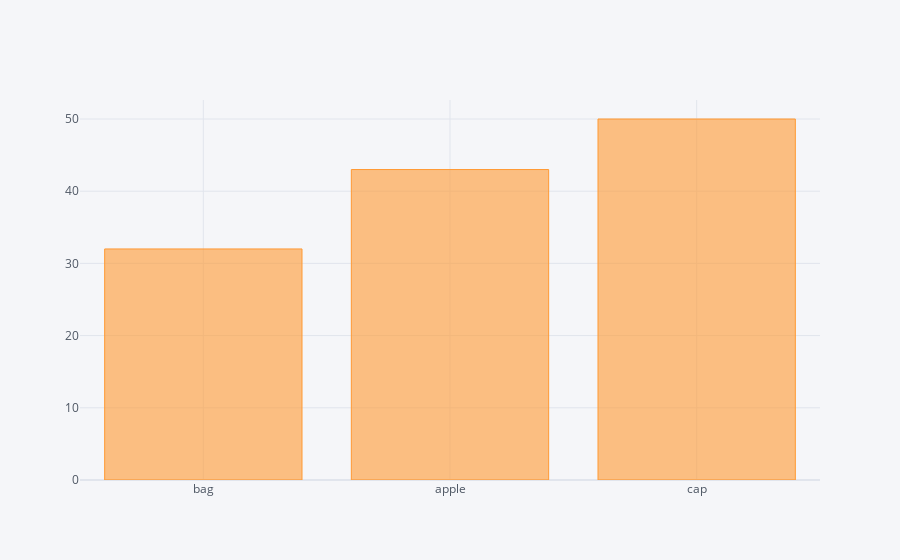

The notebook cell saved with this chart:
### Markdown cell above
### Bar Plot

### Code cell
df2.iplot(kind='bar', x='items', y='Values')

### Figure 1 — Plotly figure (JSON) as saved in the notebook; plotly's stock layout.template omitted (floating-point values rounded to 4 significant figures)
{"data": [{"marker": {"color": "rgba(255, 153, 51, 0.6)", "line": {"color": "rgba(255, 153, 51, 1.0)", "width": 1}}, "name": "Values", "orientation": "v", "text": "", "type": "bar", "x": ["bag", "apple", "cap"], "y": [32, 43, 50]}], "layout": {"legend": {"bgcolor": "#F5F6F9", "font": {"color": "#4D5663"}}, "paper_bgcolor": "#F5F6F9", "plot_bgcolor": "#F5F6F9", "title": {"font": {"color": "#4D5663"}}, "xaxis": {"gridcolor": "#E1E5ED", "showgrid": true, "tickfont": {"color": "#4D5663"}, "title": {"font": {"color": "#4D5663"}, "text": ""}, "zerolinecolor": "#E1E5ED"}, "yaxis": {"gridcolor": "#E1E5ED", "showgrid": true, "tickfont": {"color": "#4D5663"}, "title": {"font": {"color": "#4D5663"}, "text": ""}, "zerolinecolor": "#E1E5ED"}}}
